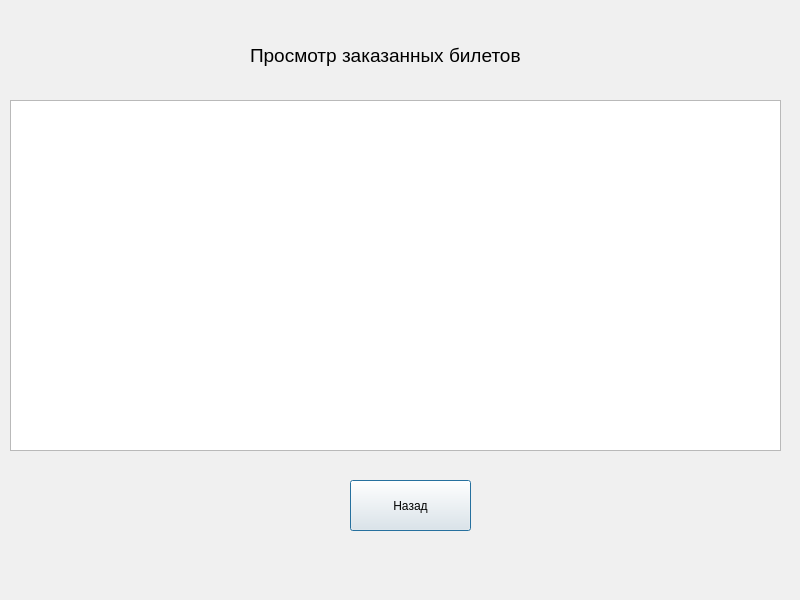
<?xml version="1.0" encoding="UTF-8"?>
<ui version="4.0">
 <class>LookingTickets</class>
 <widget class="QDialog" name="LookingTickets">
  <property name="geometry">
   <rect>
    <x>0</x>
    <y>0</y>
    <width>800</width>
    <height>600</height>
   </rect>
  </property>
  <property name="palette">
   <palette>
    <active>
     <colorrole role="WindowText">
      <brush brushstyle="SolidPattern">
       <color alpha="255">
        <red>0</red>
        <green>0</green>
        <blue>0</blue>
       </color>
      </brush>
     </colorrole>
     <colorrole role="Button">
      <brush brushstyle="SolidPattern">
       <color alpha="255">
        <red>85</red>
        <green>255</green>
        <blue>127</blue>
       </color>
      </brush>
     </colorrole>
     <colorrole role="Light">
      <brush brushstyle="SolidPattern">
       <color alpha="255">
        <red>212</red>
        <green>255</green>
        <blue>223</blue>
       </color>
      </brush>
     </colorrole>
     <colorrole role="Midlight">
      <brush brushstyle="SolidPattern">
       <color alpha="255">
        <red>148</red>
        <green>255</green>
        <blue>175</blue>
       </color>
      </brush>
     </colorrole>
     <colorrole role="Dark">
      <brush brushstyle="SolidPattern">
       <color alpha="255">
        <red>42</red>
        <green>127</green>
        <blue>63</blue>
       </color>
      </brush>
     </colorrole>
     <colorrole role="Mid">
      <brush brushstyle="SolidPattern">
       <color alpha="255">
        <red>57</red>
        <green>170</green>
        <blue>85</blue>
       </color>
      </brush>
     </colorrole>
     <colorrole role="Text">
      <brush brushstyle="SolidPattern">
       <color alpha="255">
        <red>0</red>
        <green>0</green>
        <blue>0</blue>
       </color>
      </brush>
     </colorrole>
     <colorrole role="BrightText">
      <brush brushstyle="SolidPattern">
       <color alpha="255">
        <red>255</red>
        <green>255</green>
        <blue>255</blue>
       </color>
      </brush>
     </colorrole>
     <colorrole role="ButtonText">
      <brush brushstyle="SolidPattern">
       <color alpha="255">
        <red>0</red>
        <green>0</green>
        <blue>0</blue>
       </color>
      </brush>
     </colorrole>
     <colorrole role="Base">
      <brush brushstyle="SolidPattern">
       <color alpha="255">
        <red>255</red>
        <green>255</green>
        <blue>255</blue>
       </color>
      </brush>
     </colorrole>
     <colorrole role="Window">
      <brush brushstyle="SolidPattern">
       <color alpha="255">
        <red>85</red>
        <green>255</green>
        <blue>127</blue>
       </color>
      </brush>
     </colorrole>
     <colorrole role="Shadow">
      <brush brushstyle="SolidPattern">
       <color alpha="255">
        <red>0</red>
        <green>0</green>
        <blue>0</blue>
       </color>
      </brush>
     </colorrole>
     <colorrole role="AlternateBase">
      <brush brushstyle="SolidPattern">
       <color alpha="255">
        <red>170</red>
        <green>255</green>
        <blue>191</blue>
       </color>
      </brush>
     </colorrole>
     <colorrole role="ToolTipBase">
      <brush brushstyle="SolidPattern">
       <color alpha="255">
        <red>255</red>
        <green>255</green>
        <blue>220</blue>
       </color>
      </brush>
     </colorrole>
     <colorrole role="ToolTipText">
      <brush brushstyle="SolidPattern">
       <color alpha="255">
        <red>0</red>
        <green>0</green>
        <blue>0</blue>
       </color>
      </brush>
     </colorrole>
    </active>
    <inactive>
     <colorrole role="WindowText">
      <brush brushstyle="SolidPattern">
       <color alpha="255">
        <red>0</red>
        <green>0</green>
        <blue>0</blue>
       </color>
      </brush>
     </colorrole>
     <colorrole role="Button">
      <brush brushstyle="SolidPattern">
       <color alpha="255">
        <red>240</red>
        <green>240</green>
        <blue>240</blue>
       </color>
      </brush>
     </colorrole>
     <colorrole role="Light">
      <brush brushstyle="SolidPattern">
       <color alpha="255">
        <red>255</red>
        <green>255</green>
        <blue>255</blue>
       </color>
      </brush>
     </colorrole>
     <colorrole role="Midlight">
      <brush brushstyle="SolidPattern">
       <color alpha="255">
        <red>227</red>
        <green>227</green>
        <blue>227</blue>
       </color>
      </brush>
     </colorrole>
     <colorrole role="Dark">
      <brush brushstyle="SolidPattern">
       <color alpha="255">
        <red>160</red>
        <green>160</green>
        <blue>160</blue>
       </color>
      </brush>
     </colorrole>
     <colorrole role="Mid">
      <brush brushstyle="SolidPattern">
       <color alpha="255">
        <red>160</red>
        <green>160</green>
        <blue>160</blue>
       </color>
      </brush>
     </colorrole>
     <colorrole role="Text">
      <brush brushstyle="SolidPattern">
       <color alpha="255">
        <red>0</red>
        <green>0</green>
        <blue>0</blue>
       </color>
      </brush>
     </colorrole>
     <colorrole role="BrightText">
      <brush brushstyle="SolidPattern">
       <color alpha="255">
        <red>255</red>
        <green>255</green>
        <blue>255</blue>
       </color>
      </brush>
     </colorrole>
     <colorrole role="ButtonText">
      <brush brushstyle="SolidPattern">
       <color alpha="255">
        <red>0</red>
        <green>0</green>
        <blue>0</blue>
       </color>
      </brush>
     </colorrole>
     <colorrole role="Base">
      <brush brushstyle="SolidPattern">
       <color alpha="255">
        <red>255</red>
        <green>255</green>
        <blue>255</blue>
       </color>
      </brush>
     </colorrole>
     <colorrole role="Window">
      <brush brushstyle="SolidPattern">
       <color alpha="255">
        <red>240</red>
        <green>240</green>
        <blue>240</blue>
       </color>
      </brush>
     </colorrole>
     <colorrole role="Shadow">
      <brush brushstyle="SolidPattern">
       <color alpha="255">
        <red>105</red>
        <green>105</green>
        <blue>105</blue>
       </color>
      </brush>
     </colorrole>
     <colorrole role="AlternateBase">
      <brush brushstyle="SolidPattern">
       <color alpha="255">
        <red>245</red>
        <green>245</green>
        <blue>245</blue>
       </color>
      </brush>
     </colorrole>
     <colorrole role="ToolTipBase">
      <brush brushstyle="SolidPattern">
       <color alpha="255">
        <red>255</red>
        <green>255</green>
        <blue>220</blue>
       </color>
      </brush>
     </colorrole>
     <colorrole role="ToolTipText">
      <brush brushstyle="SolidPattern">
       <color alpha="255">
        <red>0</red>
        <green>0</green>
        <blue>0</blue>
       </color>
      </brush>
     </colorrole>
    </inactive>
    <disabled>
     <colorrole role="WindowText">
      <brush brushstyle="SolidPattern">
       <color alpha="255">
        <red>42</red>
        <green>127</green>
        <blue>63</blue>
       </color>
      </brush>
     </colorrole>
     <colorrole role="Button">
      <brush brushstyle="SolidPattern">
       <color alpha="255">
        <red>85</red>
        <green>255</green>
        <blue>127</blue>
       </color>
      </brush>
     </colorrole>
     <colorrole role="Light">
      <brush brushstyle="SolidPattern">
       <color alpha="255">
        <red>212</red>
        <green>255</green>
        <blue>223</blue>
       </color>
      </brush>
     </colorrole>
     <colorrole role="Midlight">
      <brush brushstyle="SolidPattern">
       <color alpha="255">
        <red>148</red>
        <green>255</green>
        <blue>175</blue>
       </color>
      </brush>
     </colorrole>
     <colorrole role="Dark">
      <brush brushstyle="SolidPattern">
       <color alpha="255">
        <red>42</red>
        <green>127</green>
        <blue>63</blue>
       </color>
      </brush>
     </colorrole>
     <colorrole role="Mid">
      <brush brushstyle="SolidPattern">
       <color alpha="255">
        <red>57</red>
        <green>170</green>
        <blue>85</blue>
       </color>
      </brush>
     </colorrole>
     <colorrole role="Text">
      <brush brushstyle="SolidPattern">
       <color alpha="255">
        <red>42</red>
        <green>127</green>
        <blue>63</blue>
       </color>
      </brush>
     </colorrole>
     <colorrole role="BrightText">
      <brush brushstyle="SolidPattern">
       <color alpha="255">
        <red>255</red>
        <green>255</green>
        <blue>255</blue>
       </color>
      </brush>
     </colorrole>
     <colorrole role="ButtonText">
      <brush brushstyle="SolidPattern">
       <color alpha="255">
        <red>42</red>
        <green>127</green>
        <blue>63</blue>
       </color>
      </brush>
     </colorrole>
     <colorrole role="Base">
      <brush brushstyle="SolidPattern">
       <color alpha="255">
        <red>85</red>
        <green>255</green>
        <blue>127</blue>
       </color>
      </brush>
     </colorrole>
     <colorrole role="Window">
      <brush brushstyle="SolidPattern">
       <color alpha="255">
        <red>85</red>
        <green>255</green>
        <blue>127</blue>
       </color>
      </brush>
     </colorrole>
     <colorrole role="Shadow">
      <brush brushstyle="SolidPattern">
       <color alpha="255">
        <red>0</red>
        <green>0</green>
        <blue>0</blue>
       </color>
      </brush>
     </colorrole>
     <colorrole role="AlternateBase">
      <brush brushstyle="SolidPattern">
       <color alpha="255">
        <red>245</red>
        <green>245</green>
        <blue>245</blue>
       </color>
      </brush>
     </colorrole>
     <colorrole role="ToolTipBase">
      <brush brushstyle="SolidPattern">
       <color alpha="255">
        <red>255</red>
        <green>255</green>
        <blue>220</blue>
       </color>
      </brush>
     </colorrole>
     <colorrole role="ToolTipText">
      <brush brushstyle="SolidPattern">
       <color alpha="255">
        <red>0</red>
        <green>0</green>
        <blue>0</blue>
       </color>
      </brush>
     </colorrole>
    </disabled>
   </palette>
  </property>
  <property name="windowTitle">
   <string>Dialog</string>
  </property>
  <widget class="QPushButton" name="pushButtonBack">
   <property name="geometry">
    <rect>
     <x>350</x>
     <y>480</y>
     <width>121</width>
     <height>51</height>
    </rect>
   </property>
   <property name="text">
    <string>Назад</string>
   </property>
  </widget>
  <widget class="QTableView" name="tableView">
   <property name="geometry">
    <rect>
     <x>10</x>
     <y>100</y>
     <width>771</width>
     <height>351</height>
    </rect>
   </property>
  </widget>
  <widget class="QLabel" name="label">
   <property name="geometry">
    <rect>
     <x>250</x>
     <y>30</y>
     <width>351</width>
     <height>51</height>
    </rect>
   </property>
   <property name="font">
    <font>
     <pointsize>14</pointsize>
    </font>
   </property>
   <property name="text">
    <string>Просмотр заказанных билетов</string>
   </property>
  </widget>
 </widget>
 <resources/>
 <connections/>
</ui>
